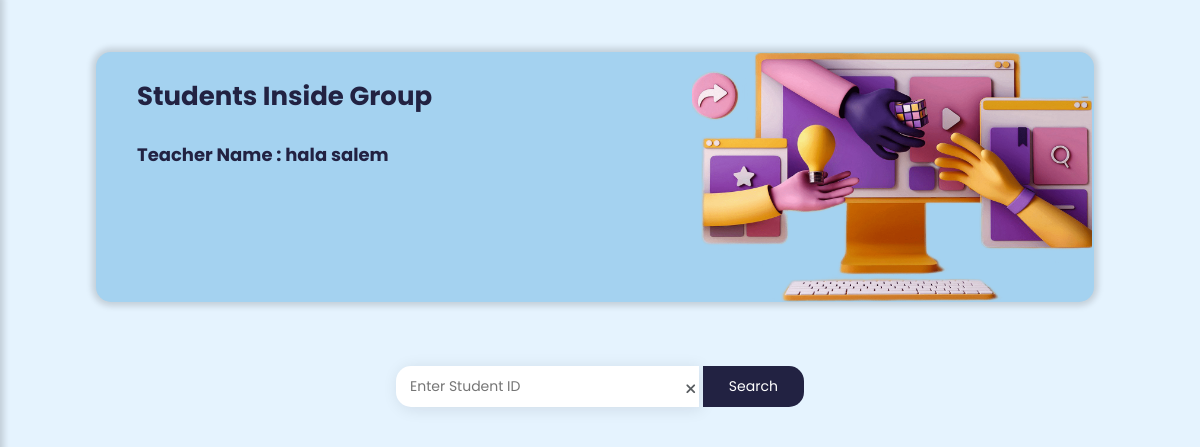
/UI/control_panel/students_in_group_control_panel.php?g_no=123&tr_name=hala salem, run on an earlier commit of the app's database.
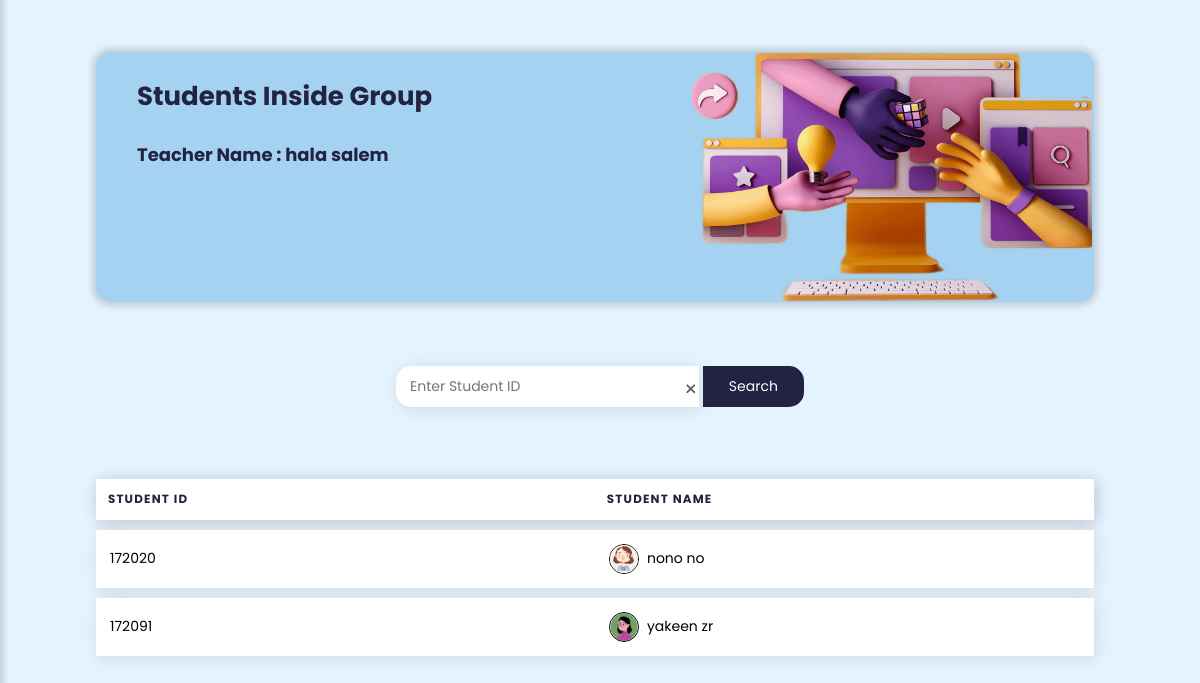
And on a later commit of the database.
### tables this page shows
CREATE TABLE IF NOT EXISTS `student` (
  `stu_id` int(8) NOT NULL,
  `user_id` int(8) NOT NULL,
  `stu_specialization` varchar(25) NOT NULL,
  PRIMARY KEY (`stu_id`),
  KEY `fk_user_id_s` (`user_id`) USING BTREE
);

CREATE TABLE IF NOT EXISTS `user` (
  `user_id` int(8) NOT NULL AUTO_INCREMENT,
  `full_name` varchar(50) NOT NULL,
  `password` varchar(225) NOT NULL,
  `u_img` varchar(225) DEFAULT NULL,
  `role` varchar(8) DEFAULT NULL,
  PRIMARY KEY (`user_id`)
);

### controls/students.php (called while the page is built, shortened)
<?php
global $conn;
function selectAllStudentInGroup(){
    global $conn;
    if(isset($_GET['g_no'])){
        $sql = "SELECT user.full_name,user.u_img,student.stu_id FROM user,student, student_group WHERE user.user_id=student.user_id AND student.stu_id=student_group.stu_id AND student_group.g_no ='$_GET[g_no]';";
        $pre=$conn->prepare($sql);
        $pre->execute();
        $records=$pre->get_result()->fetch_all(MYSQLI_ASSOC);
        return $records;
    }
}

### UI/control_panel/students_in_group_control_panel.php (the view, shortened to what this page needs)
<?php
include(MAIN_PATH."/controls/students.php");
$search="";
if(isset($_POST['search_stu'])){
    if(!empty($_POST['find_stu']))
    {
        $search=$_POST['find_stu'];
        $students=searchStudentInGroup($search);
    }
}
else{
    $students=selectAllStudentInGroup();
}
?>
<!DOCTYPE html>
<html lang="en">
    <head>
        <link rel="stylesheet" href="../../css/controlpanel_groups_teacher_student_files.css">
        <link rel="stylesheet" href="https://maxst.icons8.com/vue-static/landings/line-awesome/line-awesome/1.3.0/css/line-awesome.min.css">
        <link rel="stylesheet"href="https://cdnjs.cloudflare.com/ajax/libs/font-awesome/6.2.0/css/all.min.css"/>
    </head>
<body id="b-vlightblue">
<header class="main_icon">
</header>
<div class="main-content">
    <div class="header-box">
        <div class="header-box-content-table">
            <h2>Students Inside Group</h2><br>
            <h4 style="text-align: left;">Teacher Name :
                <?php
                if(isset($_GET['tr_name'])){
                    $tr_name=$_GET['tr_name'];
                }
                echo  $tr_name?>
            </h4>
        </div>
        <img src="../../sources/image/teacher_image_3d.png" >
    </div>
    <form action="" method="POST"  onsubmit="return check_Enter(this)">
        <div class="search">
            <input type="text" value="<?php echo $search;?>" placeholder=" Enter Student ID" id="find_stu" name="find_stu"  onkeypress="return onlyNumberKey(event)" >
            <span class="clear-btn"><i id="clear-btn" class="fa-solid fa-xmark" onclick="ClearFields();"></i></span>
            <button type="submit" name="search_stu">Search</button>
        </div>
    </form>
<?php if(empty($students)):
        $students=selectAllStudentInGroup();
    endif;?>
    <?php if(!empty($students)): ?>
    <div class="table-box">
        <table class="table">
            <thead>
                <tr>
                    <th scope="col">Student Id</th>
                    <th scope="col">Student Name</th>
                </tr>
            </thead>
            <tbody>
            <?php foreach($students as $key => $student):?>
                <tr>
                    <td data-label="stu-id"><?php echo $student['stu_id'] ?></td>
                    <td data-label="stu-name"><img src="<?php echo BASE_URL . '/sources/image/' . $student['u_img']; ?>" class="tab-img" style="width: 30px; height: 30px;border-radius:100%;"><?php echo $student['full_name'] ?></td>
                </tr>
            <?php endforeach; ?>
            </tbody>
        </table>
    </div>
    <?php endif;?>
</div>
</body>
</html>

What changed in the data, as far as the page shows it:
now on this page (row edited): student: stu_id "172020", user.u_img (picture), user.full_name "nono no"
now on this page (row edited): student: stu_id "172091", user.u_img (picture), user.full_name "yakeen zr"
Also different on the page:
text now shown: "STUDENT ID STUDENT NAME"
